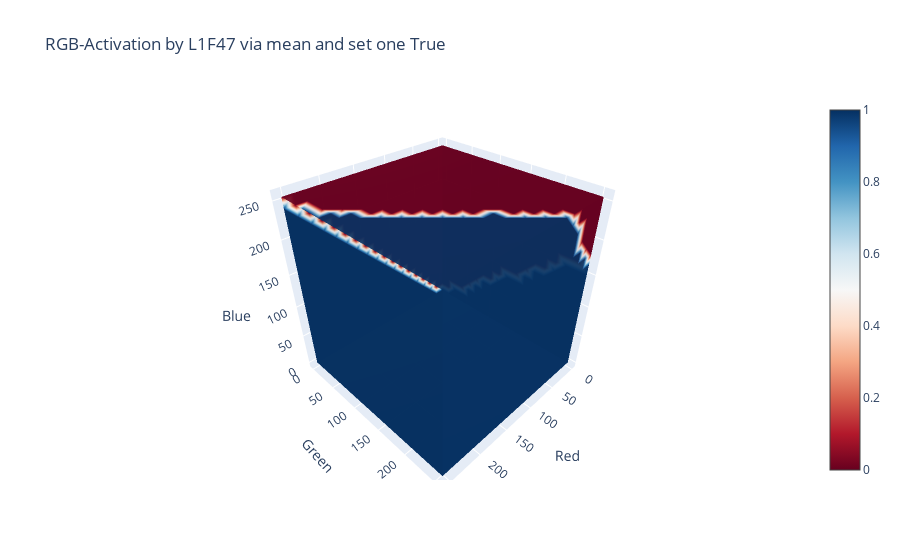

The code cell stored with this chart in its notebook:
### Code cell
plot4DFigure(X=xs, Y=ys, Z=zs, values=rets, set_one=True,
             title="RGB-Activation by L1F47 via {} and set one {}".format(method, "True"))

### Figure 1 — Plotly figure (JSON) as saved in the notebook; plotly's stock layout.template omitted (floating-point values rounded to 4 significant figures; data arrays with more than 128 entries replaced by an {"elided": "..."} marker saying what was removed)
{"data": [{"colorscale": [[0, "rgb(103,0,31)"], [0.1, "rgb(178,24,43)"], [0.2, "rgb(214,96,77)"], [0.3, "rgb(244,165,130)"], [0.4, "rgb(253,219,199)"], [0.5, "rgb(247,247,247)"], [0.6, "rgb(209,229,240)"], [0.7, "rgb(146,197,222)"], [0.8, "rgb(67,147,195)"], [0.9, "rgb(33,102,172)"], [1, "rgb(5,48,97)"]], "isomax": 1, "isomin": 0, "opacity": 0.9, "opacityscale": [[-0.5, 1], [-0.2, 0], [0.2, 0], [0.5, 1]], "type": "volume", "value": {"elided": "5832 int values"}, "x": {"elided": "5832 int values"}, "y": {"elided": "5832 int values"}, "z": {"elided": "5832 int values"}}], "layout": {"scene": {"xaxis": {"title": {"text": "Red"}}, "yaxis": {"title": {"text": "Green"}}, "zaxis": {"title": {"text": "Blue"}}}, "title": {"text": "RGB-Activation by L1F47 via mean and set one True"}}}
